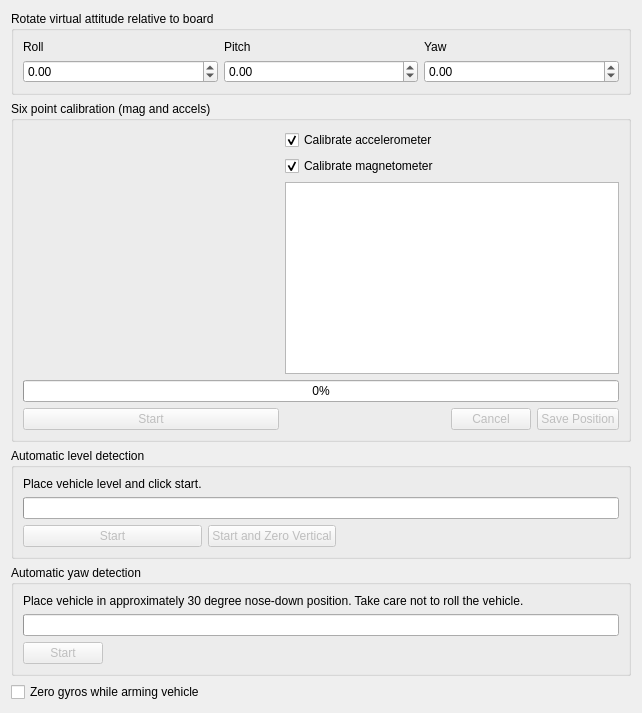
     <widget class="QWidget" name="tabLeveling">
      <attribute name="title">
       <string>Sensor Settings</string>
      </attribute>
      <layout class="QVBoxLayout" name="verticalLayout_7" stretch="0,0,0,0,0">
       <item>
        <widget class="QGroupBox" name="groupBox">
         <property name="title">
          <string>Rotate virtual attitude relative to board</string>
         </property>
         <layout class="QGridLayout" name="gridLayout">
          <item row="0" column="1">
           <widget class="QLabel" name="label_8">
            <property name="text">
             <string>Pitch</string>
            </property>
            <property name="alignment">
             <set>Qt::AlignLeading|Qt::AlignLeft|Qt::AlignVCenter</set>
            </property>
           </widget>
          </item>
          <item row="0" column="0">
           <widget class="QLabel" name="label_9">
            <property name="text">
             <string>Roll</string>
            </property>
            <property name="alignment">
             <set>Qt::AlignLeading|Qt::AlignLeft|Qt::AlignVCenter</set>
            </property>
           </widget>
          </item>
          <item row="0" column="2">
           <widget class="QLabel" name="label_10">
            <property name="text">
             <string>Yaw</string>
            </property>
            <property name="alignment">
             <set>Qt::AlignLeading|Qt::AlignLeft|Qt::AlignVCenter</set>
            </property>
           </widget>
          </item>
          <item row="1" column="2">
           <widget class="QDoubleSpinBox" name="yawRotation">
            <property name="minimum">
             <double>-180.000000000000000</double>
            </property>
            <property name="maximum">
             <double>180.000000000000000</double>
            </property>
            <property name="objrelation" stdset="0">
             <stringlist>
              <string>objname:AttitudeSettings</string>
              <string>fieldname:BoardRotation</string>
              <string>element:Yaw</string>
              <string>scale:100.0</string>
              <string>buttongroup:1</string>
             </stringlist>
            </property>
           </widget>
          </item>
          <item row="1" column="1">
           <widget class="QDoubleSpinBox" name="pitchRotation">
            <property name="minimum">
             <double>-90.000000000000000</double>
            </property>
            <property name="maximum">
             <double>90.000000000000000</double>
            </property>
            <property name="objrelation" stdset="0">
             <stringlist>
              <string>objname:AttitudeSettings</string>
              <string>fieldname:BoardRotation</string>
              <string>element:Pitch</string>
              <string>scale:100.0</string>
              <string>buttongroup:1</string>
             </stringlist>
            </property>
           </widget>
          </item>
          <item row="1" column="0">
           <widget class="QDoubleSpinBox" name="rollRotation">
            <property name="minimum">
             <double>-180.000000000000000</double>
            </property>
            <property name="maximum">
             <double>180.000000000000000</double>
            </property>
            <property name="objrelation" stdset="0">
             <stringlist>
              <string>objname:AttitudeSettings</string>
              <string>fieldname:BoardRotation</string>
              <string>element:Roll</string>
              <string>scale:100.0</string>
              <string>buttongroup:1</string>
             </stringlist>
            </property>
           </widget>
          </item>
         </layout>
        </widget>
       </item>
       <item>
        <widget class="QGroupBox" name="groupBox6pt">
         <property name="title">
          <string>Six point calibration (mag and accels)</string>
         </property>
         <layout class="QGridLayout" name="gridLayout_4">
          <item row="3" column="0" colspan="5">
           <widget class="QProgressBar" name="sixPointProgress">
            <property name="value">
             <number>0</number>
            </property>
           </widget>
          </item>
          <item row="2" column="0">
           <widget class="QGraphicsView" name="sixPointHelp">
            <property name="sizePolicy">
             <sizepolicy hsizetype="Expanding" vsizetype="MinimumExpanding">
              <horstretch>0</horstretch>
              <verstretch>0</verstretch>
             </sizepolicy>
            </property>
            <property name="maximumSize">
             <size>
              <width>16777215</width>
              <height>100</height>
             </size>
            </property>
            <property name="toolTip">
             <string>Nice paper plane, eh?</string>
            </property>
            <property name="styleSheet">
             <string notr="true">background:transparent</string>
            </property>
           </widget>
          </item>
          <item row="4" column="3">
           <widget class="QPushButton" name="sixPointCancel">
            <property name="enabled">
             <bool>false</bool>
            </property>
            <property name="text">
             <string>Cancel</string>
            </property>
           </widget>
          </item>
          <item row="4" column="4">
           <widget class="QPushButton" name="sixPointSave">
            <property name="enabled">
             <bool>false</bool>
            </property>
            <property name="toolTip">
             <string>Save settings (only enabled when calibration is running)</string>
            </property>
            <property name="text">
             <string>Save Position</string>
            </property>
           </widget>
          </item>
          <item row="4" column="1">
           <spacer name="horizontalSpacer_3">
            <property name="orientation">
             <enum>Qt::Horizontal</enum>
            </property>
            <property name="sizeHint" stdset="0">
             <size>
              <width>40</width>
              <height>20</height>
             </size>
            </property>
           </spacer>
          </item>
          <item row="0" column="1">
           <widget class="QCheckBox" name="cbCalibrateAccels">
            <property name="text">
             <string>Calibrate accelerometer</string>
            </property>
            <property name="checked">
             <bool>true</bool>
            </property>
           </widget>
          </item>
          <item row="4" column="0">
           <widget class="QPushButton" name="sixPointStart">
            <property name="enabled">
             <bool>false</bool>
            </property>
            <property name="toolTip">
             <string>Launch a sensor range and bias calibration.</string>
            </property>
            <property name="text">
             <string>Start</string>
            </property>
           </widget>
          </item>
          <item row="1" column="1">
           <widget class="QCheckBox" name="cbCalibrateMags">
            <property name="text">
             <string>Calibrate magnetometer</string>
            </property>
            <property name="checked">
             <bool>true</bool>
            </property>
           </widget>
          </item>
          <item row="2" column="1" colspan="4">
           <widget class="QTextEdit" name="sixPointCalibInstructions"/>
          </item>
         </layout>
        </widget>
       </item>
       <item>
        <widget class="QGroupBox" name="groupBox_4">
         <property name="title">
          <string>Automatic level detection</string>
         </property>
         <layout class="QGridLayout" name="gridLayout_3">
          <item row="1" column="0" colspan="4">
           <widget class="QProgressBar" name="accelBiasProgress">
            <property name="value">
             <number>0</number>
            </property>
            <property name="textVisible">
             <bool>false</bool>
            </property>
           </widget>
          </item>
          <item row="2" column="3">
           <spacer name="horizontalSpacer_6">
            <property name="orientation">
             <enum>Qt::Horizontal</enum>
            </property>
            <property name="sizeHint" stdset="0">
             <size>
              <width>40</width>
              <height>20</height>
             </size>
            </property>
           </spacer>
          </item>
          <item row="2" column="0">
           <widget class="QPushButton" name="levelingStart">
            <property name="enabled">
             <bool>false</bool>
            </property>
            <property name="toolTip">
             <string>Use a spirit level to make the vehicle as level as possible. In the case of airplanes, the wings should be level with respect to the ground, even if this leads to a slightly nose-up or nose-down fuselage orientation.</string>
            </property>
            <property name="text">
             <string>Start</string>
            </property>
           </widget>
          </item>
          <item row="0" column="0">
           <widget class="QLabel" name="label">
            <property name="text">
             <string>Place vehicle level and click start.</string>
            </property>
           </widget>
          </item>
          <item row="2" column="1">
           <widget class="QPushButton" name="levelingAndBiasStart">
            <property name="enabled">
             <bool>false</bool>
            </property>
            <property name="toolTip">
             <string>&lt;html&gt;&lt;head/&gt;&lt;body&gt;&lt;p&gt;Takes the current attitude as level and additionally computes the&lt;/p&gt;&lt;p&gt;z-accel offset to match gravity. This produces a more accurate&lt;/p&gt;&lt;p&gt;altitude hold for VTOL aircrafts.&lt;/p&gt;&lt;/body&gt;&lt;/html&gt;</string>
            </property>
            <property name="text">
             <string>Start and Zero Vertical</string>
            </property>
           </widget>
          </item>
         </layout>
        </widget>
       </item>
       <item>
        <widget class="QGroupBox" name="groupBox_5">
         <property name="title">
          <string>Automatic yaw detection</string>
         </property>
         <layout class="QGridLayout" name="gridLayout_8">
          <item row="3" column="0">
           <widget class="QPushButton" name="yawOrientationStart">
            <property name="enabled">
             <bool>false</bool>
            </property>
            <property name="toolTip">
             <string>It is very important to keep the vehicle still during this test. Do your best only to pitch the vehicle forward, without adding any roll. Make sure to validate the results in the PFD before saving.</string>
            </property>
            <property name="text">
             <string>Start</string>
            </property>
           </widget>
          </item>
          <item row="3" column="1">
           <spacer name="horizontalSpacer_5">
            <property name="orientation">
             <enum>Qt::Horizontal</enum>
            </property>
            <property name="sizeHint" stdset="0">
             <size>
              <width>40</width>
              <height>20</height>
             </size>
            </property>
           </spacer>
          </item>
          <item row="1" column="0" colspan="3">
           <widget class="QLabel" name="label_18">
            <property name="text">
             <string>Place vehicle in approximately 30 degree nose-down position. Take care not to roll the vehicle.</string>
            </property>
           </widget>
          </item>
          <item row="2" column="0" colspan="3">
           <widget class="QProgressBar" name="pb_yawCalibration">
            <property name="value">
             <number>0</number>
            </property>
            <property name="textVisible">
             <bool>false</bool>
            </property>
           </widget>
          </item>
         </layout>
        </widget>
       </item>
       <item>
        <widget class="QCheckBox" name="zeroGyroBiasOnArming">
         <property name="toolTip">
          <string>If enabled, a fast recalibration of gyro zero point will be done
whenever the frame is armed. Do not move the airframe while
arming it in that case!</string>
         </property>
         <property name="text">
          <string>Zero gyros while arming vehicle</string>
         </property>
         <property name="objrelation" stdset="0">
          <stringlist>
           <string>objname:AttitudeSettings</string>
           <string>fieldname:ZeroDuringArming</string>
           <string>buttongroup:1</string>
          </stringlist>
         </property>
        </widget>
       </item>
      </layout>
     </widget>
